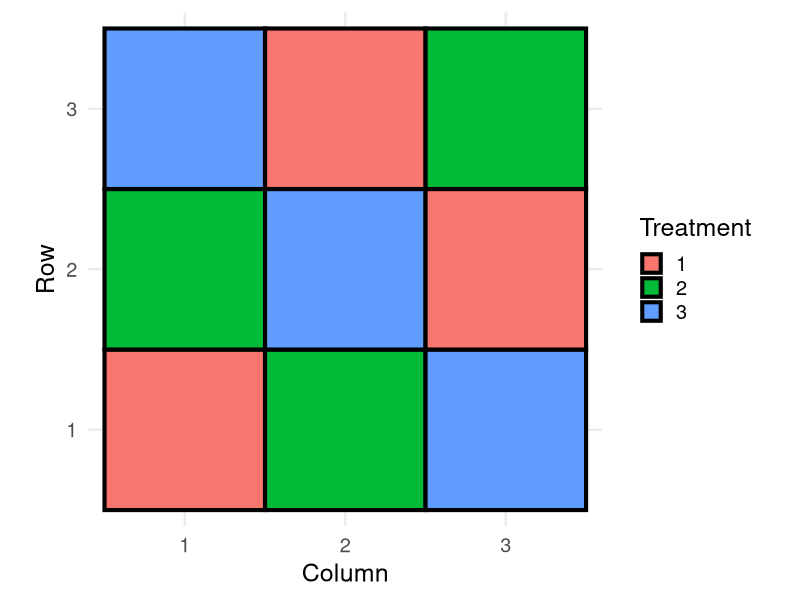

Generate this figure with R:
## ---- chunk 1
#| message: false
#| echo: false
#| fig-width: 5
#| fig-height: 3
#| fig-cap: "A $3 \\times 3$ Latin square design."
library(tidyverse)
lsd3 <- tibble(
  row = rep(1:3, each = 3),
  col = rep(1:3, 3),
  treatment = c(1, 2, 3, 2, 3, 1, 3, 1, 2)
) |> 
  mutate(across(everything(), as.factor))
lsd3 |> 
  ggplot(aes(col, row, fill = treatment)) +
  geom_tile(color = "black", linewidth = 1.4) +
  theme_minimal(base_size = 18) +
  labs(x = "Column", y = "Row", fill = "Treatment") +
  coord_equal()
## ---- chunk 2
#| echo: false
#| tbl-cap: "The design elements of @fig-lsd with $\\Omega$ and $T$ as defined in @def-exp and $F_R$ and $F_C$ as defined in @def-rowcol. The $n=9$-vectors $\\boldsymbol{x}_{R_i}$ for $i = 1, 2, 3$, $\\boldsymbol{x}_{C_j}$  for $j = 1, 2, 3$ and $\\boldsymbol{x}_{T_k}$ for $k = 1, 2, 3$ are the orthonormal basis of $V_R$, $V_C$ and $V_T$, respectively."
lsd3 |> 
  mutate(unit = 1:n(), .before = row) |>
  bind_cols(model.matrix(~ row - 1, data = lsd3)) |>
  bind_cols(model.matrix(~ col - 1, data = lsd3)) |>
  bind_cols(model.matrix(~ treatment - 1, data = lsd3)) |> 
  knitr::kable(col.names = c("$\\omega \\in \\Omega$", "$F_R(\\omega)$", "$F_C(\\omega)$", "$T(\\omega)$", "$\\boldsymbol{x}_{R_1}$", "$\\boldsymbol{x}_{R_2}$", "$\\boldsymbol{x}_{R_3}$", "$\\boldsymbol{x}_{C_1}$", "$\\boldsymbol{x}_{C_2}$", "$\\boldsymbol{x}_{C_3}$", "$\\boldsymbol{x}_{T_1}$", "$\\boldsymbol{x}_{T_2}$", "$\\boldsymbol{x}_{T_3}$")) 
